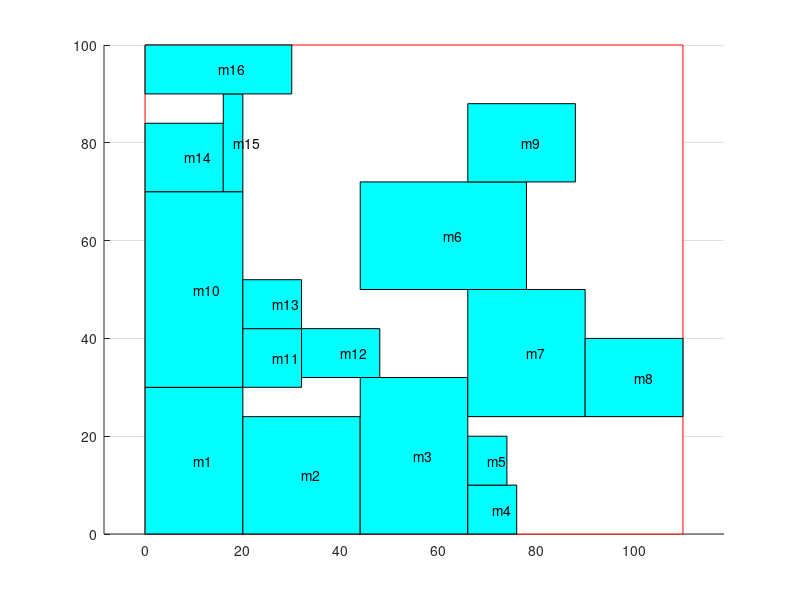

Here is the MATLAB script that generated this plot:
axis equal;
hold on
grid on

% area range
block_x = [ 0 0 110 110 0 ];
block_y = [ 0 100 100 0 0 ];
fill ( block_x, block_y, 'w', 'Edgecolor', 'r' );

% m1
block_x = [ 0 0 20 20 0 ];
block_y = [ 0 30 30 0 0 ];
fill ( block_x, block_y, 'c' );
text ( 10, 15, 'm1' );

% m10
block_x = [ 0 0 20 20 0 ];
block_y = [ 30 70 70 30 30 ];
fill ( block_x, block_y, 'c' );
text ( 10, 50, 'm10' );

% m11
block_x = [ 20 20 32 32 20 ];
block_y = [ 30 42 42 30 30 ];
fill ( block_x, block_y, 'c' );
text ( 26, 36, 'm11' );

% m12
block_x = [ 32 32 48 48 32 ];
block_y = [ 32 42 42 32 32 ];
fill ( block_x, block_y, 'c' );
text ( 40, 37, 'm12' );

% m13
block_x = [ 20 20 32 32 20 ];
block_y = [ 42 52 52 42 42 ];
fill ( block_x, block_y, 'c' );
text ( 26, 47, 'm13' );

% m14
block_x = [ 0 0 16 16 0 ];
block_y = [ 70 84 84 70 70 ];
fill ( block_x, block_y, 'c' );
text ( 8, 77, 'm14' );

% m15
block_x = [ 16 16 20 20 16 ];
block_y = [ 70 90 90 70 70 ];
fill ( block_x, block_y, 'c' );
text ( 18, 80, 'm15' );

% m16
block_x = [ 0 0 30 30 0 ];
block_y = [ 90 100 100 90 90 ];
fill ( block_x, block_y, 'c' );
text ( 15, 95, 'm16' );

% m2
block_x = [ 20 20 44 44 20 ];
block_y = [ 0 24 24 0 0 ];
fill ( block_x, block_y, 'c' );
text ( 32, 12, 'm2' );

% m3
block_x = [ 44 44 66 66 44 ];
block_y = [ 0 32 32 0 0 ];
fill ( block_x, block_y, 'c' );
text ( 55, 16, 'm3' );

% m4
block_x = [ 66 66 76 76 66 ];
block_y = [ 0 10 10 0 0 ];
fill ( block_x, block_y, 'c' );
text ( 71, 5, 'm4' );

% m5
block_x = [ 66 66 74 74 66 ];
block_y = [ 10 20 20 10 10 ];
fill ( block_x, block_y, 'c' );
text ( 70, 15, 'm5' );

% m6
block_x = [ 44 44 78 78 44 ];
block_y = [ 50 72 72 50 50 ];
fill ( block_x, block_y, 'c' );
text ( 61, 61, 'm6' );

% m7
block_x = [ 66 66 90 90 66 ];
block_y = [ 24 50 50 24 24 ];
fill ( block_x, block_y, 'c' );
text ( 78, 37, 'm7' );

% m8
block_x = [ 90 90 110 110 90 ];
block_y = [ 24 40 40 24 24 ];
fill ( block_x, block_y, 'c' );
text ( 100, 32, 'm8' );

% m9
block_x = [ 66 66 88 88 66 ];
block_y = [ 72 88 88 72 72 ];
fill ( block_x, block_y, 'c' );
text ( 77, 80, 'm9' );
